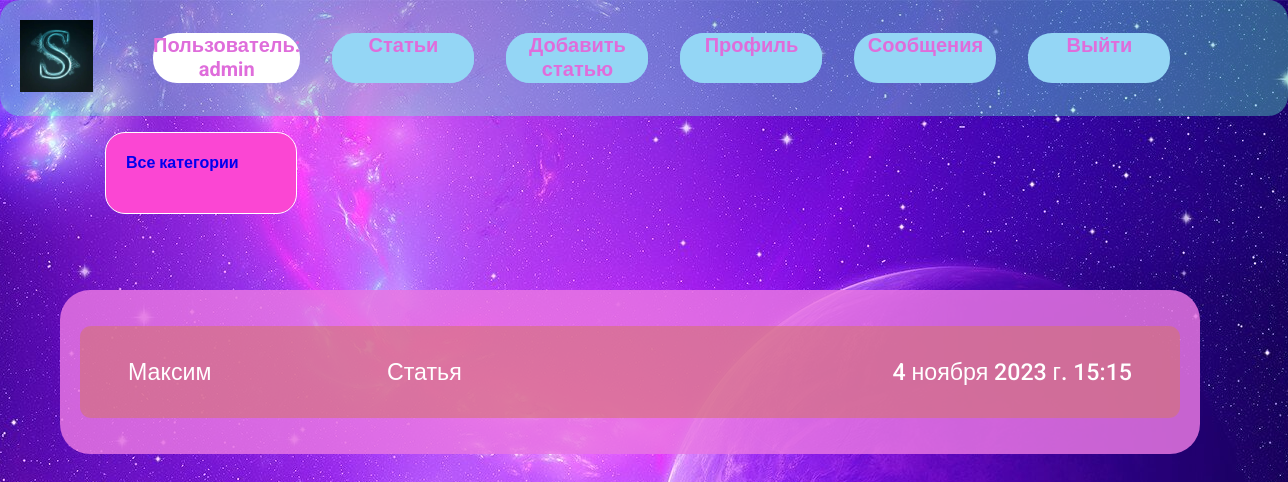
The page /inbox/ (signed in) on the database its author committed.
### users/models.py (models this page shows, shortened)
class Message(models.Model):
    sender = models.ForeignKey(Profile, on_delete=models.SET_NULL, null=True, blank=True)
    recipient = models.ForeignKey(Profile, on_delete=models.SET_NULL, null=True, blank=True, related_name='messages')
    name = models.CharField(max_length=200, null=True, blank=True)
    email = models.EmailField(max_length=200, null=True, blank=True)
    subject = models.CharField(max_length=200, null=True, blank=True)
    body = models.TextField()
    is_read = models.BooleanField(default=False, null=True)
    created = models.DateTimeField(auto_now_add=True)
    class Meta:
        ordering = ['is_read', '-created']

### users/views.py (the view)
# urls.py: path('inbox/', views.inbox, name='inbox'),
@login_required(login_url='login')
def inbox(request):
    profile = request.user.profile
    messages_request = profile.messages.all()
    unread_count = messages_request.filter(is_read=False).count()
    context = {'messages_request': messages_request, 'unread_count': unread_count}
    return render(request, 'users/inbox.html', context)

### users/templates/users/inbox.html (shortened to what this page needs)
{% extends 'article/base.html' %}
{% block content %}
{% load static %}
  <main class="inbox_message">
    <div class="content_box">
      <ul class="messages">
        {% for message in messages_request %}
        {% if message.is_read == False %}
        <li class="message" id="message_unread">
          <a href="{% url 'message' message.id %}">
            <span class="message_author">{{ message.name }}</span>
            <span class="message_subject">{{ message.subject }}</span>
            <span class="message_date">{{ message.created }}</span>
          </a>
        </li>
        {% else %}
        <li class="message">
          <a href="{% url 'message' message.id %}">
            <span class="message_author">{{ message.name }}</span>
            <span class="message_subject">{{ message.subject }}</span>
            <span class="message_date">{{ message.created }}</span>
          </a>
        </li>
        {% endif %}
        {% endfor %}
      </ul>
    </div>
  </main>
{% endblock %}

### article/templates/article/navbar.html
{% load static %}
<header class="header">
    <div class="container container--narrow">
      <a href="{% url 'start' %}" class="header__logo">
        <img src="{% static 'images/logo.jpg' %}" alt="DevSearch Logo" />
      </a>
      <nav class="header__nav">
        <ul class="header__menu">
          <li class="header__menuItem" id="us" >Пользователь:<br> {{ user }}</li>
          <a href="{% url 'articles' %}" class="header__menuItem"><li class="header__menuItem">Статьи</li></a>
          {% if request.user.is_authenticated %}
          <a href="{% url 'create-article' %}" class="header__menuItem"><li class="header__menuItem">Добавить статью</li></a>
          <a href="{% url 'user_account' %}" class="header__menuItem"><li class="header__menuItem">Профиль</li></a>
          <a href="{% url 'inbox' %}" class="btn btn--sub"><li class="header__menuItem">Сообщения</li></a>
          <a href="{% url 'logout' %}" class="btn btn--sub"><li class="header__menuItem">Выйти</li></a>
          {% else %}
          <li class="header__menuItem"><a href="{% url 'login' %}" class="btn btn--sub">Регистрация/Войти</a></li>
          {% endif %}
        </ul>
      </nav>
    </div>
  </header>

### article/static/styles/style.css (style rules this page uses)
body { font-family: 'Roboto', sans-serif; padding: 0; margin: 0; background: url("/static/images/back1.jpg") 50% 0 no-repeat fixed; }
.header { position: sticky; z-index: 111; background-color: var(--color-sub); background-color: #60ffc95e; padding: 1.5rem 0; border-radius: 20px; padding: 5px; }
.header > .container { display: flex; justify-content: space-between; align-items: center; }
.header__logo > img { height: 4.5rem; padding: 15px; }
.header__nav > ul { display: inline-flex; align-items: center; list-style: none; gap: 2rem; font-size: 20px; font-weight: 700; }
.header__menuItem { color: #df6ddb; background: #94d6f5; width: 142px; height: 50px; text-align: center; border-radius: 24px; flex-basis: initial; }
#us { background: #ffffff; flex-basis: content; width: 260px; }
a, li { text-decoration: none; }
.inbox_message { padding: 20px; }
.content_box { margin: 40px; margin-bottom: 40px; padding: 20px; width: 1100px; border: 20px; border-radius:30px; height: auto; background-color: #e777e3d6; }
.inbox_message { height: 90vh; }
.messages { list-style: none; background: #d574749c; padding: 0.5rem 3rem; border: 2px solid var(--color-light); border-radius: 0.7rem; }
.message { padding: 1.5rem 0; }
.message > a span { font-size: 1.45rem; font-weight: 500; color: #ffffff; }
.message > a { display: flex; gap: 1rem; }
.message_author, .message_date { flex-basis: 25%; }
.message_subject { flex-basis: 50%; }
.message_date { text-align: right; }

### rows shown on the page
Message: name "Максим", subject "Статья", created "4 ноября 2023 г. 15:15"

### other values the page prints
{{ user }} "admin"
